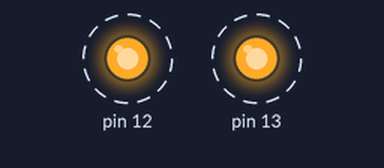
Bench run of a sketch on a simulated Arduino Uno, built with avr-gcc and run on an emulated ATmega328P. Parts: output pins drawn as LEDs (lit = HIGH). Dashed ring = blinking. What the sketch prints to the serial monitor is not drawn.

Above: at 0.4 s.
Timing chart, 0 to 4.7 s (numbered marks = the images above):
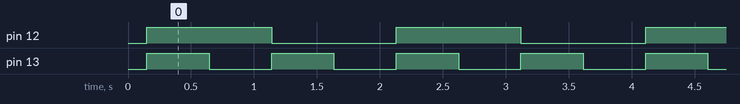

The sketch:

Day_81_FreeRTOS_Blink.ino
```cpp
/*
 * 100 Projects with Arduino - Day 81
 * Project: FreeRTOS Preemptive Multitasking (Independent Dual Blinkers & Telemetry)
 *
 * DESCRIPTION:
 * This project introduces Real-Time Operating System (RTOS) concepts on the 8-bit AVR architecture
 * using the standard FreeRTOS kernel. Instead of a single thread of execution where delay() blocks
 * all processing, this sketch configures the FreeRTOS scheduler to run three concurrent, preemptive
 * threads:
 * 1. TaskBlink1 (Priority 1): Drives the onboard LED (Pin 13) at a 1 Hz frequency (500ms ON, 500ms
 * OFF).
 * 2. TaskBlink2 (Priority 1): Drives an external LED (Pin 12) at a 0.5 Hz frequency (1000ms ON,
 * 1000ms OFF).
 * 3. TaskDiagnostics (Priority 2): Periodically outputs system uptime and CPU statistics over the
 *    serial interface. Because it has a higher priority, it preempts the blinker tasks.
 *
 * FreeRTOS & SCHEDULER THEORY:
 * - Preemptive Scheduling: FreeRTOS runs a tick timer (typically 1ms) using Arduino's hardware
 * Timer0. At each tick, the scheduler reviews the active task queue. If a higher priority task is
 * ready, the scheduler performs a context switch: it pushes the current CPU registers onto the
 * active task's stack, switches the stack pointer to the new task, pops its registers, and resumes
 * execution.
 * - Non-blocking Delay: vTaskDelay() suspends the calling task and yields the CPU to other tasks,
 *   allowing the processor to run other code rather than idling in a busy-wait loop.
 * - Stack Size: On ATmega328P (only 2 KB SRAM), stack sizes must be kept extremely small (typically
 *   100-128 words, where 1 word = 2 bytes) to prevent stack overflows and memory collisions.
 *
 * LIBRARY REQUIREMENT:
 * This sketch requires the "FreeRTOS" library by Phillip Stevens (install via Arduino Library
 * Manager).
 *
 * WIRING:
 * - Green LED (Pin 13) -> Onboard LED (no extra wiring required)
 * - Red LED   (Pin 12) -> Connect Anode to Pin 12 via 220Ω resistor, Cathode to GND
 */

#include <Arduino_FreeRTOS.h>

// --- TASK PROTOTYPES ---
void TaskBlink1(void *pvParameters);
void TaskBlink2(void *pvParameters);
void TaskDiagnostics(void *pvParameters);

void setup() {
  Serial.begin(9600);
  while (!Serial) {
    ;  // Wait for USB connection
  }

  Serial.println(F("=================================================="));
  Serial.println(F("Day 81: FreeRTOS Preemptive Multitasking"));
  Serial.println(F("=================================================="));
  Serial.println(F("[SYSTEM] Initializing FreeRTOS kernel tasks..."));

  // Create Task 1 (Blink Pin 13)
  // Arguments: Task Function, Name, Stack Size (words), Parameters, Priority, Task Handle
  xTaskCreate(TaskBlink1, "Blink1",
              100,  // 100 words = 200 bytes stack space
              NULL,
              1,  // Priority 1 (Low)
              NULL);

  // Create Task 2 (Blink Pin 12)
  xTaskCreate(TaskBlink2, "Blink2",
              100,  // 100 words = 200 bytes stack space
              NULL,
              1,  // Priority 1 (Low)
              NULL);

  // Create Task 3 (Diagnostics Console Output)
  xTaskCreate(TaskDiagnostics, "Diagnostics",
              128,  // 128 words = 256 bytes stack space (needs more for String processing)
              NULL,
              2,  // Priority 2 (Higher than blinkers)
              NULL);

  Serial.println(F("[SYSTEM] Starting scheduler. Loop() is now bypassed."));

  // Note: The FreeRTOS scheduler automatically takes over after setup() ends.
  // loop() will never be called again!
}

void loop() {
  // Bypassed!
}

// =============================================================
//  RTOS TASK IMPLEMENTATIONS
// =============================================================

/**
 * Task 1: Blinks onboard Pin 13 LED at 1 Hz (500ms ON / 500ms OFF).
 */
void TaskBlink1(void *pvParameters) {
  (void)pvParameters;  // Unused parameter

  pinMode(13, OUTPUT);

  for (;;) {
    digitalWrite(13, HIGH);
    // Suspension delay: Yields CPU to other tasks for 500ms
    vTaskDelay(500 / portTICK_PERIOD_MS);

    digitalWrite(13, LOW);
    vTaskDelay(500 / portTICK_PERIOD_MS);
  }
}

/**
 * Task 2: Blinks external Pin 12 LED at 0.5 Hz (1000ms ON / 1000ms OFF).
 */
void TaskBlink2(void *pvParameters) {
  (void)pvParameters;

  pinMode(12, OUTPUT);

  for (;;) {
    digitalWrite(12, HIGH);
    vTaskDelay(1000 / portTICK_PERIOD_MS);

    digitalWrite(12, LOW);
    vTaskDelay(1000 / portTICK_PERIOD_MS);
  }
}

/**
 * Task 3: Outputs system telemetry. Runs every 3.0 seconds.
 * Higher priority ensures immediate execution.
 */
void TaskDiagnostics(void *pvParameters) {
  (void)pvParameters;

  for (;;) {
    unsigned long uptimeSeconds = millis() / 1000;

    Serial.println(F("\n--- FREERTOS SYSTEM REPORT ---"));
    Serial.print(F(" Uptime      : "));
    Serial.print(uptimeSeconds);
    Serial.println(F(" seconds"));
    Serial.print(F(" Scheduler   : Preemptive Tick Timer (1ms)"));
    Serial.print(F(" | Blinker 1 : 1 Hz (D13)"));
    Serial.println(F(" | Blinker 2 : 0.5 Hz (D12)"));
    Serial.println(F("------------------------------"));

    // Yield CPU for 3000ms
    vTaskDelay(3000 / portTICK_PERIOD_MS);
  }
}
```

Measured:
- by itself, pin 12: alternates HIGH for 0.99 s and LOW for 0.99 s
- by itself, pin 13: alternates HIGH for 0.50 s and LOW for 0.50 s
